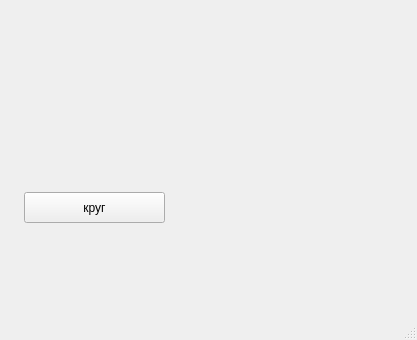
<?xml version="1.0" encoding="UTF-8"?>
<ui version="4.0">
 <class>MainWindow</class>
 <widget class="QMainWindow" name="MainWindow">
  <property name="geometry">
   <rect>
    <x>0</x>
    <y>0</y>
    <width>417</width>
    <height>340</height>
   </rect>
  </property>
  <property name="windowTitle">
   <string>MainWindow</string>
  </property>
  <widget class="QWidget" name="centralwidget">
   <widget class="QPushButton" name="pushButton">
    <property name="geometry">
     <rect>
      <x>24</x>
      <y>192</y>
      <width>141</width>
      <height>31</height>
     </rect>
    </property>
    <property name="text">
     <string>круг</string>
    </property>
   </widget>
  </widget>
  <widget class="QMenuBar" name="menubar">
   <property name="geometry">
    <rect>
     <x>0</x>
     <y>0</y>
     <width>417</width>
     <height>21</height>
    </rect>
   </property>
  </widget>
  <widget class="QStatusBar" name="statusbar"/>
 </widget>
 <resources/>
 <connections/>
</ui>
